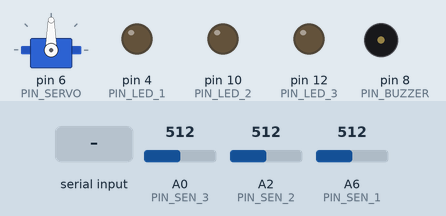
This sketch was run on a simulated Arduino Nano, built with avr-gcc and run on an emulated ATmega328P. Shown: servo, output pins drawn as LEDs (lit = HIGH), buzzer (waves = sounding). Inputs (shaded band) come from the test bench; at power-on: A0 (PIN_SEN_3) = 512, A2 (PIN_SEN_2) = 512, A6 (PIN_SEN_1) = 512. Random numbers use the default seed unless the sketch sets one; what the sketch prints to the serial monitor is not drawn.

Above: at 1.2 s.
1.3 s: "90,45\n" received over Serial
At 1.31 s:
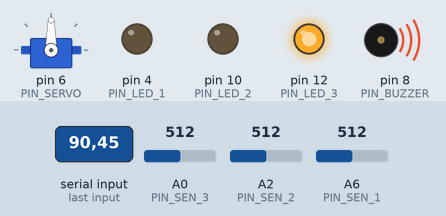
At 2.2 s:
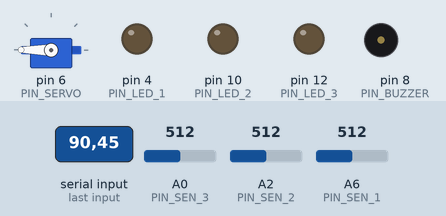
4.3 s: A0 (PIN_SEN_3) set to 790
At 4.93 s:
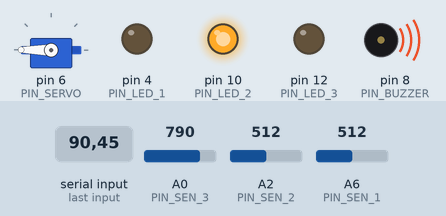
7.3 s: A0 (PIN_SEN_3) set to 807
8.9 s: A0 (PIN_SEN_3) set to 716
Timing chart, 0 to 12.9 s (numbered marks = the images above; inputs shaded):
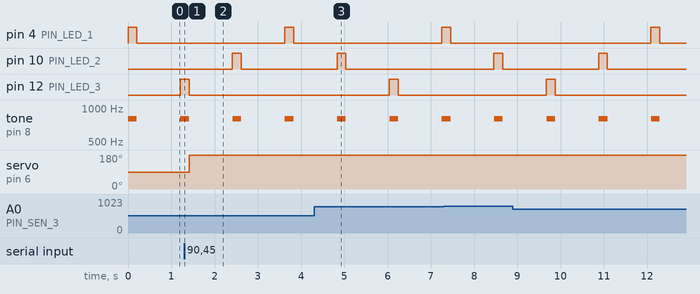

Measured:
- after the input at 1.3 s, servo on pin 6 (PIN_SERVO): 90° → 180° after 0.11 s
- by itself, tone on pin 8 (PIN_BUZZER): alternates 800 Hz for 0.20 s and silent for 1.0 s

The sketch:

final.ino
```cpp
#include <Servo.h>
#define my_Serial Serial

#define PIN_SERVO 6
#define PIN_BUZZER 8
#define PIN_LED_1 4
#define PIN_LED_2 10
#define PIN_LED_3 12
#define PIN_SEN_1 A6
#define PIN_SEN_2 A2
#define PIN_SEN_3 A0
#define BRIGHT 800
#define LIGHT_TIME 1000
#define STOP_TIME 1000

Servo myServo;
int current;
unsigned long last_begin, last_stop;
unsigned long last_light;
bool isStopped;

void setup() {
    my_Serial.begin(9600);
    myServo.attach(PIN_SERVO);
    current = 90;
    myServo.write(current);
    pinMode(PIN_BUZZER, OUTPUT);
    pinMode(PIN_LED_1, OUTPUT);
    pinMode(PIN_LED_2, OUTPUT);
    pinMode(PIN_LED_3, OUTPUT);
    pinMode(PIN_SEN_1, INPUT);
    pinMode(PIN_SEN_2, INPUT);
    pinMode(PIN_SEN_3, INPUT);
    last_begin = last_stop = millis();
    isStopped = false;
    digitalWrite(PIN_LED_1, HIGH);
    last_light = 1;
}

void loop() {
    //Serial.println("millis()");
    if(my_Serial.available() > 0) {
        String msg;
        msg = my_Serial.readStringUntil('\n');
        current += msg.toInt();
        if(current > 180)
            current = 180;
        if(current < 0)
            current = 0;
        Serial.println(current);
        myServo.write(current);
    }
    int light[3] = {
        analogRead(PIN_SEN_1),
        analogRead(PIN_SEN_2),
        analogRead(PIN_SEN_3)
    };
    Serial.println(light[1]);
    //delay(200);
    bool flag = false;
    for(int i = 0; i < 3; ++ i) {
        if(light[i] < BRIGHT && !isStopped && i == last_light - 1) {
            tone(PIN_BUZZER, 800);
            flag = true;
            delay(200);
            //Serial.println("1");
            isStopped = true;
            last_stop = millis();
            digitalWrite(PIN_LED_1, LOW);
            digitalWrite(PIN_LED_2, LOW);
            digitalWrite(PIN_LED_3, LOW);
            return;
        }
    }
    if(!flag)
        noTone(PIN_BUZZER);
    //Serial.println(last_stop);
    //Serial.println(last_begin);
    if(isStopped && millis() - last_stop > STOP_TIME) {
        //Serial.println("2");
        isStopped = false;
        last_begin = millis();
        int randnum = (random(2) + last_light) % 3;
        switch(randnum) {
            case 0:
                digitalWrite(PIN_LED_1, HIGH);
                break;
            case 1:
                digitalWrite(PIN_LED_2, HIGH);
                break;
            case 2:
                digitalWrite(PIN_LED_3, HIGH);
                break;
            default:
                break;
        }
        last_light = randnum + 1;
    }
    else if(!isStopped && millis() - last_begin > LIGHT_TIME) {
        //Serial.println("3");
        isStopped = true;
        last_stop = millis();
        digitalWrite(PIN_LED_1, LOW);
        digitalWrite(PIN_LED_2, LOW);
        digitalWrite(PIN_LED_3, LOW);
    }
    //Serial.println(isStopped);
}
```
